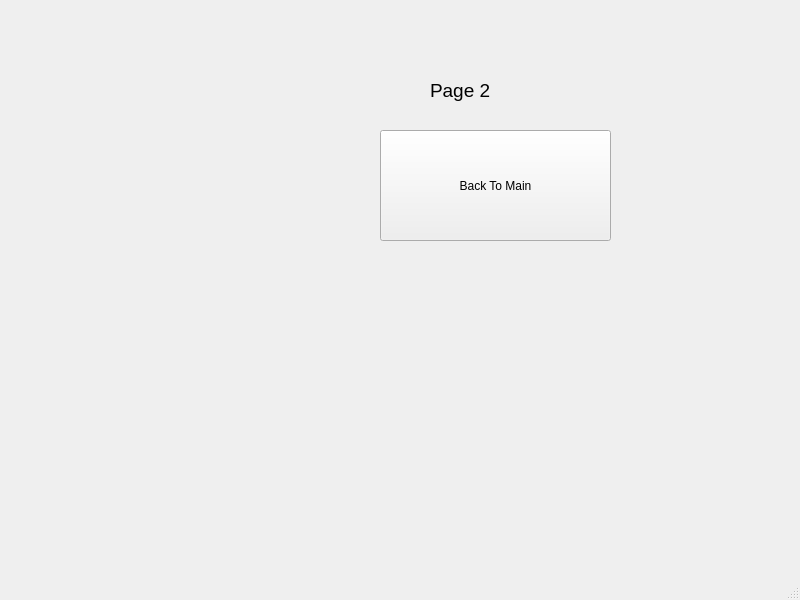
<?xml version="1.0" encoding="UTF-8"?>
<ui version="4.0">
 <class>MainWindow</class>
 <widget class="QMainWindow" name="MainWindow">
  <property name="geometry">
   <rect>
    <x>0</x>
    <y>0</y>
    <width>800</width>
    <height>600</height>
   </rect>
  </property>
  <property name="windowTitle">
   <string>MainWindow</string>
  </property>
  <widget class="QWidget" name="centralwidget">
   <widget class="QLabel" name="label">
    <property name="geometry">
     <rect>
      <x>430</x>
      <y>40</y>
      <width>231</width>
      <height>101</height>
     </rect>
    </property>
    <property name="font">
     <font>
      <pointsize>14</pointsize>
     </font>
    </property>
    <property name="text">
     <string>Page 2</string>
    </property>
   </widget>
   <widget class="QPushButton" name="pushButton">
    <property name="geometry">
     <rect>
      <x>380</x>
      <y>130</y>
      <width>231</width>
      <height>111</height>
     </rect>
    </property>
    <property name="text">
     <string>Back To Main</string>
    </property>
   </widget>
  </widget>
  <widget class="QMenuBar" name="menubar">
   <property name="geometry">
    <rect>
     <x>0</x>
     <y>0</y>
     <width>800</width>
     <height>25</height>
    </rect>
   </property>
  </widget>
  <widget class="QStatusBar" name="statusbar"/>
 </widget>
 <resources/>
 <connections/>
</ui>
